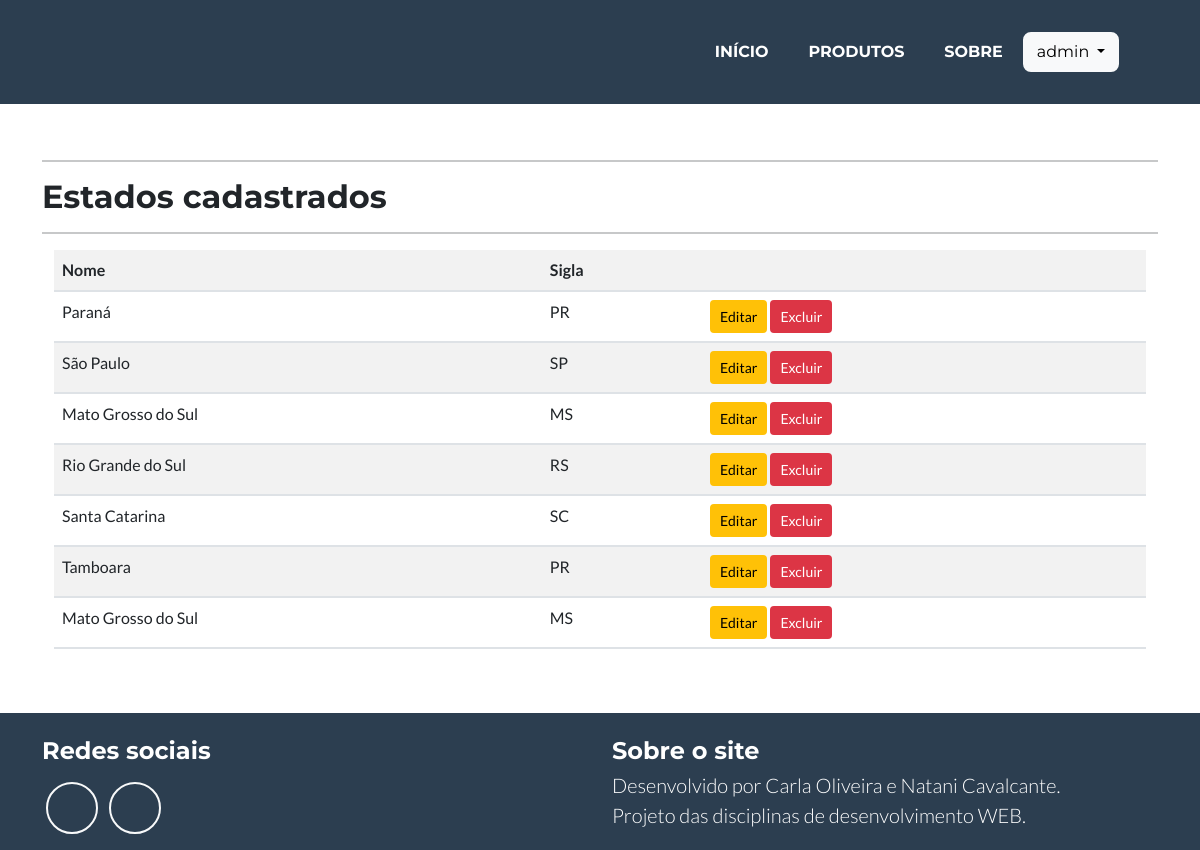
Before: /listar/estado/ (signed in) with the older database file.
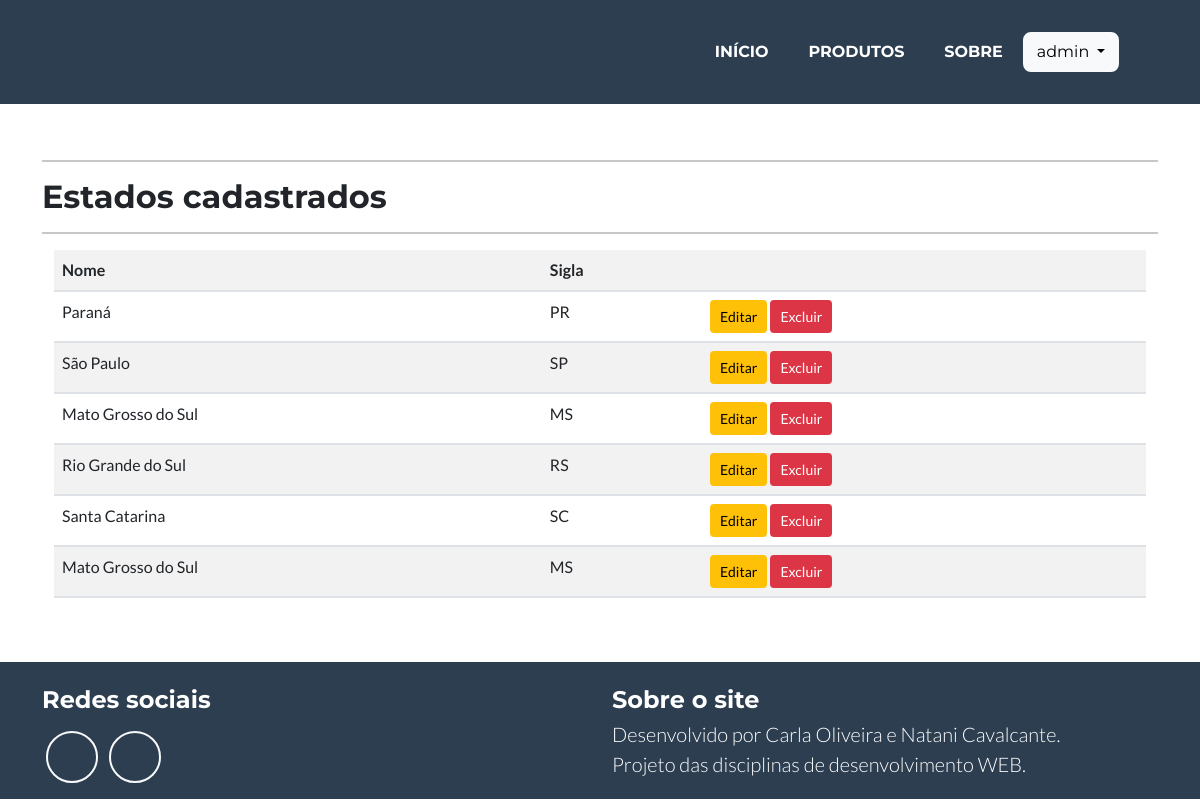
After: the same page with the newer database file.
### cadastros/models.py (models this page shows, shortened)
class Estado (models.Model):
    nome = models.CharField (max_length=50)
    sigla = models.CharField(max_length=2)

### cadastros/views.py (the view)
# urls.py: path('listar/estado/', EstadoList.as_view(), name="listar-estado"),
class EstadoList(GroupRequiredMixin, LoginRequiredMixin, ListView):
    login_url = reverse_lazy('login')
    group_required = u"Administrador"
    model = Estado
    template_name = 'cadastros/listas/estado.html'
    def get_context_data(self, *args, **kwargs):
        context = super().get_context_data(*args, **kwargs)
        context['titulo'] = "Estados cadastrados"
        return context

### cadastros/templates/cadastros/listas/estado.html
{% extends 'paginas/modelo.html' %}
{% load static %}
{% load crispy_forms_tags %}
{% block conteudo %}
<hr>
<h2>{{ titulo }}</h2>
<hr>
<div class="container">
    <div class="table-responsive">
        <table class="table table-striped">
            <tr>
                <th>Nome</th>
                <th>Sigla</th>
                <th></th>
            </tr>
            {% for estado in object_list %}
            <tr>
                <td>{{estado.nome}}</td>
                <td>{{estado.sigla}}</td>
                <td>
                    <a href="{% url 'editar-estado' estado.pk %}" class="btn btn-warning btn-sm" title="Editar">Editar</a>
                    <a href="{% url 'deletar-estado' estado.pk %}" class="btn btn-danger btn-sm" title="Excluir">Excluir</a>
                </td>
            </tr>
            {% empty %}
            <tr>
                <td colspan="3">Nenhum estado cadastrado!</td>
            </tr>
            {% endfor %}
        </table>
    </div>
</div>
{% endblock %}

### paginas/templates/paginas/modelo.html (shortened to what this page needs)
{% load static %} {% load crispy_forms_tags %}
<!DOCTYPE html>
<html lang="pt-br" class="h-100">
<head>
    <link href="{% static 'css/styles.css' %}" rel="stylesheet" />
</head>
<body id="page-top">
    <nav class="navbar navbar-expand-md bg-secondary text-uppercase fixed-top" id="mainNav">
        <div class="container-fluid">
            <div class="collapse navbar-collapse" id="navbarResponsive">
                <ul class="navbar-nav ms-auto">
                    <li class="nav-item mx-1 mx-lg-1"><a class="nav-link py-3 px-0 px-lg-3 rounded" href="{% url 'index' %}">Início</a></li>
                    <li class="nav-item mx-1 mx-lg-1"><a class="nav-link py-3 px-0 px-lg-3 rounded" href="{% url 'listar-produto' %}">Produtos</a></li>
                    <li class="nav-item mx-1 mx-lg-1"><a class="nav-link py-3 px-0 px-lg-3 rounded" href="{% url 'sobre' %}">Sobre</a></li>
                     {% if request.user.is_authenticated %}
                    <div class="dropdown me-5">
                        <button class="btn btn-light dropdown-toggle my-2" type="button" id="dropdownMenuButton" data-bs-toggle="dropdown" aria-expanded="false">
                            {{ request.user }}
                        </button>
                    </div>
                    <span class="me-3">&nbsp;</span> {% else %}
                    <a href="{% url 'login' %}" class="btn btn-light mb-3 my-2 me-2">Login</a>
                    <a href="{% url 'registrar' %}" class="btn btn-success mb-3 my-2 mr-2">Registrar</a> {% endif %}
                </ul>
            </div>
        </div>
    </nav>
    <main class="flex-shrink-0">
        <div class="container">
            <br>
            <br>
            <br>
            <br>
            <br>
            <br>
            {% block conteudo %}{% endblock %}
            <br>
            <br>
        </div>
    </main>
    <footer class="footer mt-auto py-3">
        <div class="container">
            <div class="row">
                <div class="col-lg-6 mb-5 mb-lg-0">
                    <h4 class="pt-2 mb-3">Redes sociais</h4>
                    <a class="btn btn-outline-light btn-social mx-1" href="#!"></a>
                    <a class="btn btn-outline-light btn-social mx-1" href="#!"></a>
                </div>
                <div class="col-lg-6">
                    <h4 class="pt-2 mb-1">Sobre o site</h4>
                    <p class="lead mb-0">
                        Desenvolvido por Carla Oliveira e Natani Cavalcante. <br/> Projeto das disciplinas de desenvolvimento WEB.
                    </p>
                </div>
            </div>
        </div>
    </footer>
</body>
</html>

Changed rows visible on the page:
removed Estado: nome "Tamboara", sigla "PR"
